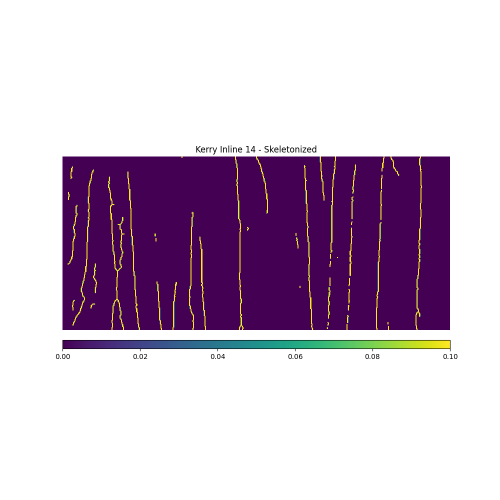
#> input picture Kerry Inline 14 - Skeletonized.png, 1000 x 1000 px, given in place of Kerry_inline_18.png, which was not available (shown at 1/2 size)
$ jupyter execute --allow-errors 'Seismic Kerry predicted fault extraction copy.ipynb'   (shell and % lines are left out)   (text cells are left out)
#> lines starting #> are read from the running program, lines starting #| are printed output that depends on the picture; pictures that were not available may be replaced by others from this repository, and a replacement may not be noted
[cell 1]
import fatbox

[cell 2]
import numpy as np
import networkx as nx
import pickle
import cv2
from PIL import Image
from tqdm import tqdm

import matplotlib.pyplot as plt
from mpl_toolkits.axes_grid1 import make_axes_locatable
from matplotlib.colors import ListedColormap
from scipy.spatial import distance_matrix
from skimage import feature, morphology, filters
from sklearn.preprocessing import normalize

from sys import stdout

from fatbox.preprocessing import *
from fatbox.metrics import *
from fatbox.edits import *
from fatbox.plots import *

[cell 3]
img = Image.open(r'D:\PYTHON\fatbox\fatbox_tutorials\Predicted_fault_data\Kerry_inline_18.png').convert('L')
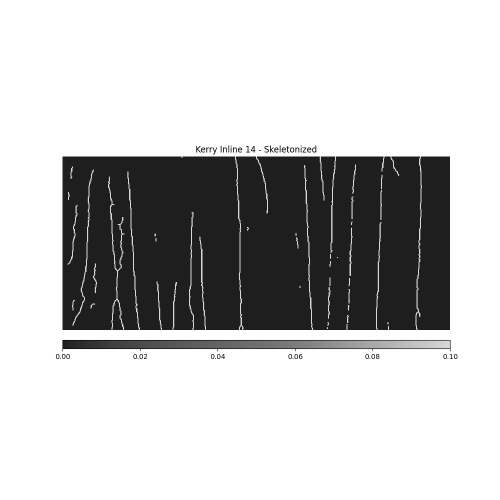
#> img: PIL image 1000x1000 L (shown at 1/2 size); min 0, max 255, mean 193.8
data = np.array(img)

data = 1-(data-np.min(data))/(np.max(data)-np.min(data))
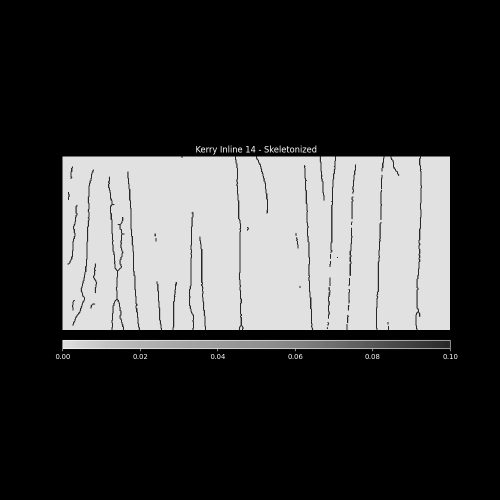
#> data: shape (1000, 1000) float64 (shown at 1/2 size); min 0, max 1, mean 0.24

[cell 4]
fig, ax = plt.subplots(figsize=(10,10))
im = ax.imshow(data, cmap='Greys', vmin=0)
plt.xticks([])
plt.yticks([])
plt.title('Kerry Inline 18')
divider = make_axes_locatable(ax)
cax = divider.new_vertical(size="10%", pad=0.2, pack_start=True)
fig.add_axes(cax)
fig.colorbar(im, cax=cax, orientation="horizontal")
# plt.savefig('./Kerry Inline 18.png')
plt.show()
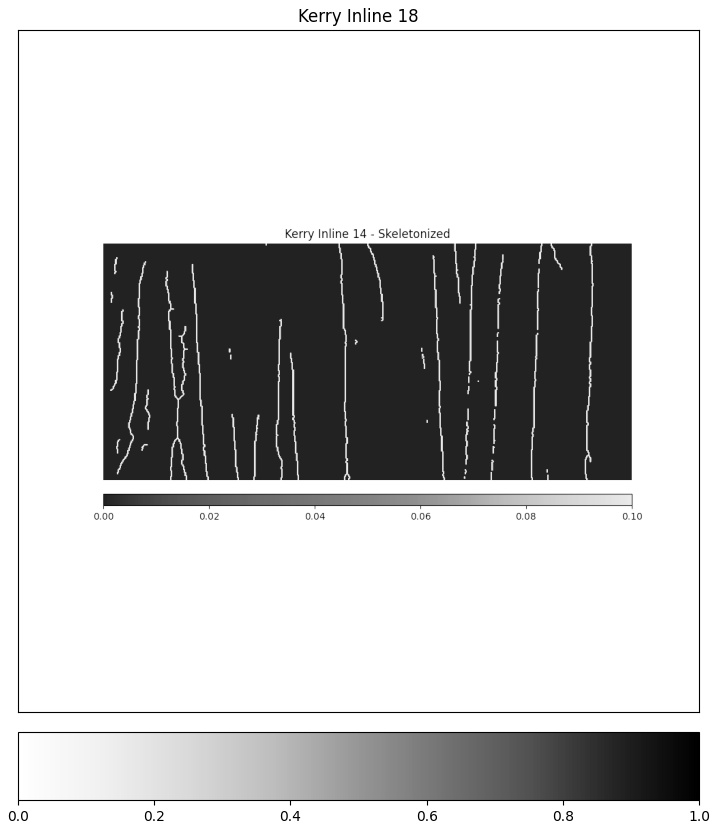
#> figure drawn by matplotlib, 2 panels

[cell 5]
smoothed = filters.gaussian(data, sigma=1.2)

fig, ax = plt.subplots(figsize=(10,10))
im = ax.imshow(smoothed, cmap='Greys', vmin=0)
plt.xticks([])
plt.yticks([])
plt.title('Kerry Inline 15')
divider = make_axes_locatable(ax)
cax = divider.new_vertical(size="5%", pad=0.2, pack_start=True)
fig.add_axes(cax)
fig.colorbar(im, cax=cax, orientation="horizontal")
plt.show()
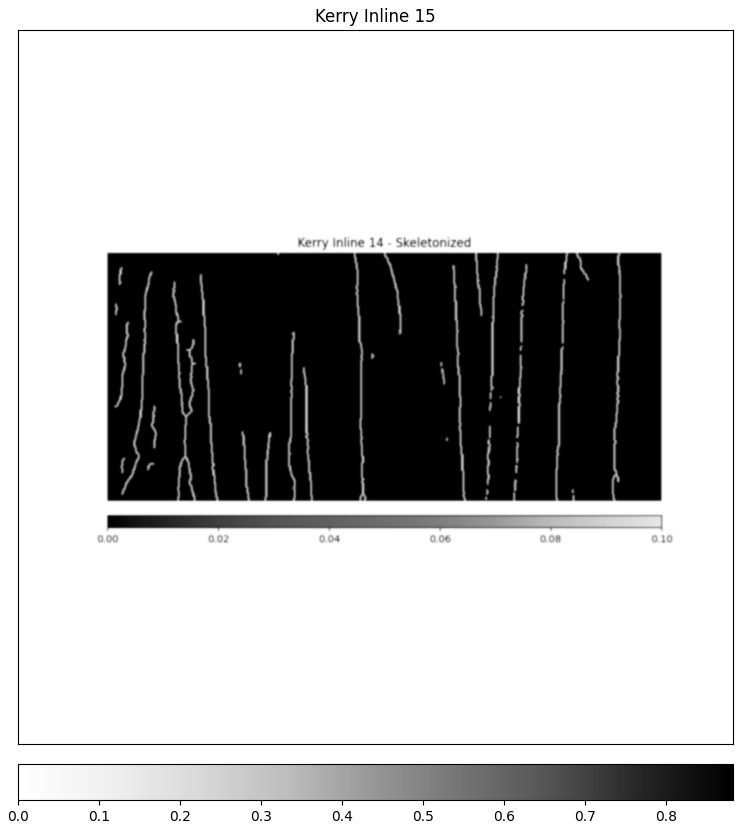
#> figure drawn by matplotlib, 2 panels

$ run again, on Kerry Inline 14 - Binerized.png
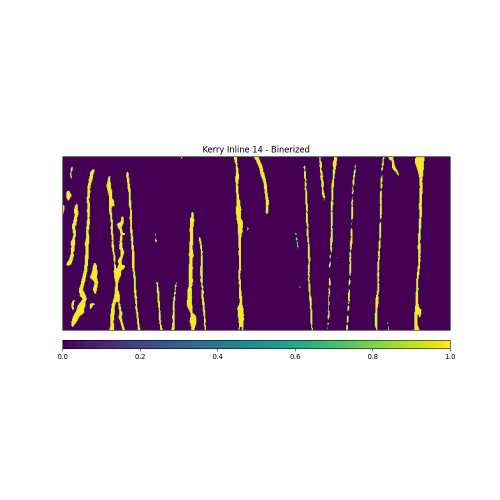
#> input picture Kerry Inline 14 - Binerized.png, 1000 x 1000 px, given in place of Kerry_inline_18.png, which was not available (shown at 1/2 size)
#> `data = 1-(data-np.min(data))/(np.max(data)-np.min(data))`:
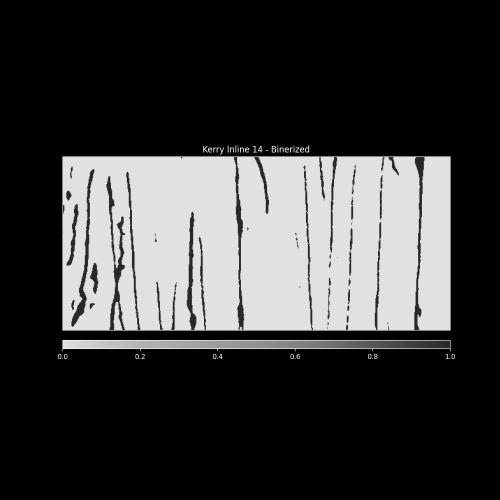
#> data: shape (1000, 1000) float64 (shown at 1/2 size); min 0, max 1, mean 0.232
#> `plt.show()`:
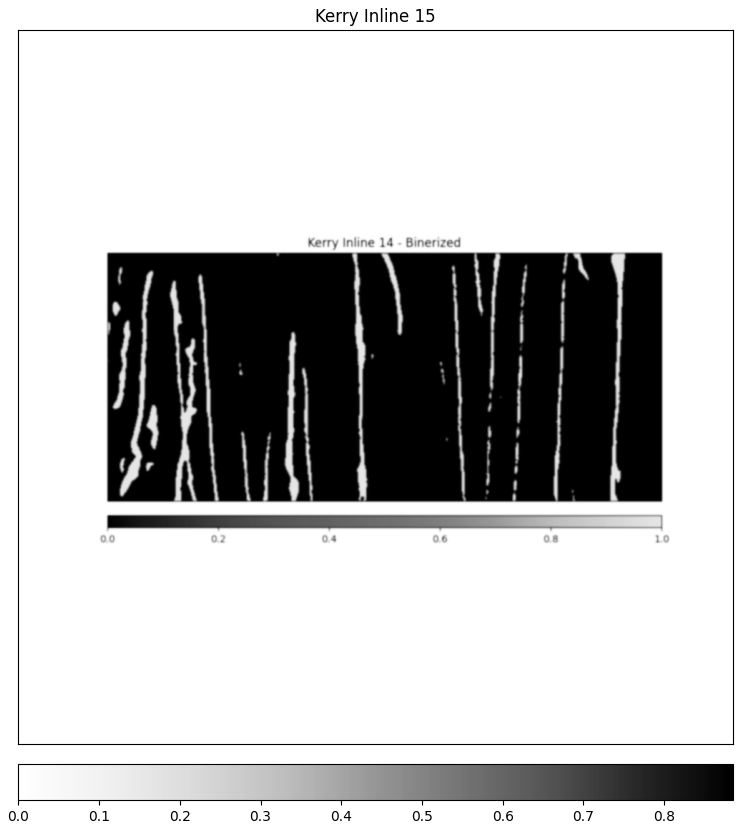
#> figure drawn by matplotlib, 2 panels
